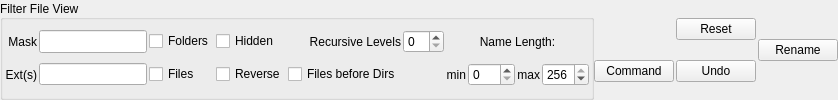
               <widget class="QFrame" name="frame">
                <property name="frameShape">
                 <enum>QFrame::NoFrame</enum>
                </property>
                <property name="frameShadow">
                 <enum>QFrame::Raised</enum>
                </property>
                <layout class="QHBoxLayout" name="horizontalLayout_8">
                 <property name="spacing">
                  <number>0</number>
                 </property>
                 <property name="leftMargin">
                  <number>0</number>
                 </property>
                 <property name="topMargin">
                  <number>0</number>
                 </property>
                 <property name="rightMargin">
                  <number>0</number>
                 </property>
                 <property name="bottomMargin">
                  <number>0</number>
                 </property>
                 <item>
                  <widget class="QGroupBox" name="filtering_group">
                   <property name="sizePolicy">
                    <sizepolicy hsizetype="Preferred" vsizetype="Preferred">
                     <horstretch>0</horstretch>
                     <verstretch>0</verstretch>
                    </sizepolicy>
                   </property>
                   <property name="title">
                    <string>Filter File View</string>
                   </property>
                   <property name="alignment">
                    <set>Qt::AlignLeading|Qt::AlignLeft|Qt::AlignVCenter</set>
                   </property>
                   <property name="flat">
                    <bool>false</bool>
                   </property>
                   <property name="checkable">
                    <bool>false</bool>
                   </property>
                   <layout class="QGridLayout" name="gridLayout_10">
                    <property name="leftMargin">
                     <number>2</number>
                    </property>
                    <property name="topMargin">
                     <number>2</number>
                    </property>
                    <property name="rightMargin">
                     <number>2</number>
                    </property>
                    <property name="bottomMargin">
                     <number>2</number>
                    </property>
                    <property name="spacing">
                     <number>2</number>
                    </property>
                    <item row="3" column="8">
                     <widget class="QSpinBox" name="filtering_min_length_spinbox">
                      <property name="sizePolicy">
                       <sizepolicy hsizetype="Maximum" vsizetype="Fixed">
                        <horstretch>0</horstretch>
                        <verstretch>0</verstretch>
                       </sizepolicy>
                      </property>
                      <property name="maximum">
                       <number>256</number>
                      </property>
                     </widget>
                    </item>
                    <item row="1" column="1">
                     <widget class="QLineEdit" name="filtering_mask_entry">
                      <property name="sizePolicy">
                       <sizepolicy hsizetype="Preferred" vsizetype="Preferred">
                        <horstretch>0</horstretch>
                        <verstretch>0</verstretch>
                       </sizepolicy>
                      </property>
                      <property name="minimumSize">
                       <size>
                        <width>80</width>
                        <height>0</height>
                       </size>
                      </property>
                      <property name="clearButtonEnabled">
                       <bool>false</bool>
                      </property>
                     </widget>
                    </item>
                    <item row="1" column="2">
                     <widget class="QCheckBox" name="filtering_folders_checkbox">
                      <property name="text">
                       <string>Folders</string>
                      </property>
                     </widget>
                    </item>
                    <item row="3" column="2">
                     <widget class="QCheckBox" name="filtering_files_checkbox">
                      <property name="text">
                       <string>Files</string>
                      </property>
                     </widget>
                    </item>
                    <item row="3" column="4">
                     <widget class="QCheckBox" name="filtering_files_before_dirs_checkbox">
                      <property name="text">
                       <string>Files before Dirs</string>
                      </property>
                     </widget>
                    </item>
                    <item row="3" column="3">
                     <widget class="QCheckBox" name="filtering_reverse_checkbox">
                      <property name="text">
                       <string>Reverse</string>
                      </property>
                     </widget>
                    </item>
                    <item row="3" column="0">
                     <widget class="QLabel" name="filtering_exts_label">
                      <property name="text">
                       <string>Ext(s)</string>
                      </property>
                      <property name="alignment">
                       <set>Qt::AlignRight|Qt::AlignTrailing|Qt::AlignVCenter</set>
                      </property>
                     </widget>
                    </item>
                    <item row="1" column="0">
                     <widget class="QLabel" name="filtering_mask_label">
                      <property name="text">
                       <string>Mask</string>
                      </property>
                      <property name="alignment">
                       <set>Qt::AlignRight|Qt::AlignTrailing|Qt::AlignVCenter</set>
                      </property>
                     </widget>
                    </item>
                    <item row="1" column="3">
                     <widget class="QCheckBox" name="filtering_hidden_checkbox">
                      <property name="text">
                       <string>Hidden</string>
                      </property>
                     </widget>
                    </item>
                    <item row="3" column="1">
                     <widget class="QLineEdit" name="filtering_exts_entry">
                      <property name="sizePolicy">
                       <sizepolicy hsizetype="Fixed" vsizetype="Fixed">
                        <horstretch>0</horstretch>
                        <verstretch>0</verstretch>
                       </sizepolicy>
                      </property>
                      <property name="minimumSize">
                       <size>
                        <width>80</width>
                        <height>0</height>
                       </size>
                      </property>
                     </widget>
                    </item>
                    <item row="3" column="7">
                     <widget class="QLabel" name="filtering_min_lenght_label">
                      <property name="sizePolicy">
                       <sizepolicy hsizetype="Maximum" vsizetype="Preferred">
                        <horstretch>0</horstretch>
                        <verstretch>0</verstretch>
                       </sizepolicy>
                      </property>
                      <property name="text">
                       <string>min</string>
                      </property>
                      <property name="alignment">
                       <set>Qt::AlignRight|Qt::AlignTrailing|Qt::AlignVCenter</set>
                      </property>
                     </widget>
                    </item>
                    <item row="1" column="4">
                     <widget class="QLabel" name="filtering_recursive_levels_label">
                      <property name="text">
                       <string>Recursive Levels</string>
                      </property>
                      <property name="alignment">
                       <set>Qt::AlignRight|Qt::AlignTrailing|Qt::AlignVCenter</set>
                      </property>
                     </widget>
                    </item>
                    <item row="1" column="5">
                     <widget class="QSpinBox" name="filtering_recursive_levels_spinbox">
                      <property name="sizePolicy">
                       <sizepolicy hsizetype="Maximum" vsizetype="Fixed">
                        <horstretch>0</horstretch>
                        <verstretch>0</verstretch>
                       </sizepolicy>
                      </property>
                     </widget>
                    </item>
                    <item row="3" column="9">
                     <widget class="QLabel" name="filtering_max_length_label">
                      <property name="sizePolicy">
                       <sizepolicy hsizetype="Maximum" vsizetype="Preferred">
                        <horstretch>0</horstretch>
                        <verstretch>0</verstretch>
                       </sizepolicy>
                      </property>
                      <property name="text">
                       <string>max</string>
                      </property>
                      <property name="alignment">
                       <set>Qt::AlignRight|Qt::AlignTrailing|Qt::AlignVCenter</set>
                      </property>
                     </widget>
                    </item>
                    <item row="3" column="10">
                     <widget class="QSpinBox" name="filtering_max_lenght_spinbox">
                      <property name="sizePolicy">
                       <sizepolicy hsizetype="Maximum" vsizetype="Fixed">
                        <horstretch>0</horstretch>
                        <verstretch>0</verstretch>
                       </sizepolicy>
                      </property>
                      <property name="maximum">
                       <number>256</number>
                      </property>
                      <property name="value">
                       <number>256</number>
                      </property>
                     </widget>
                    </item>
                    <item row="1" column="7" colspan="4">
                     <widget class="QLabel" name="filtering_name_length_label">
                      <property name="sizePolicy">
                       <sizepolicy hsizetype="Minimum" vsizetype="Minimum">
                        <horstretch>0</horstretch>
                        <verstretch>0</verstretch>
                       </sizepolicy>
                      </property>
                      <property name="text">
                       <string>Name Length:</string>
                      </property>
                      <property name="alignment">
                       <set>Qt::AlignCenter</set>
                      </property>
                     </widget>
                    </item>
                   </layout>
                  </widget>
                 </item>
                 <item>
                  <spacer name="rename_spacer">
                   <property name="orientation">
                    <enum>Qt::Horizontal</enum>
                   </property>
                   <property name="sizeType">
                    <enum>QSizePolicy::MinimumExpanding</enum>
                   </property>
                   <property name="sizeHint" stdset="0">
                    <size>
                     <width>0</width>
                     <height>0</height>
                    </size>
                   </property>
                  </spacer>
                 </item>
                 <item>
                  <widget class="QFrame" name="rename_frame">
                   <property name="frameShape">
                    <enum>QFrame::NoFrame</enum>
                   </property>
                   <property name="frameShadow">
                    <enum>QFrame::Plain</enum>
                   </property>
                   <layout class="QGridLayout" name="gridLayout_2">
                    <property name="sizeConstraint">
                     <enum>QLayout::SetNoConstraint</enum>
                    </property>
                    <property name="leftMargin">
                     <number>0</number>
                    </property>
                    <property name="topMargin">
                     <number>0</number>
                    </property>
                    <property name="rightMargin">
                     <number>0</number>
                    </property>
                    <property name="bottomMargin">
                     <number>0</number>
                    </property>
                    <property name="spacing">
                     <number>2</number>
                    </property>
                    <item row="0" column="1">
                     <widget class="QPushButton" name="rename_full_eset_button">
                      <property name="text">
                       <string>Reset</string>
                      </property>
                     </widget>
                    </item>
                    <item row="1" column="1">
                     <widget class="QPushButton" name="rename_undo_button">
                      <property name="text">
                       <string>Undo</string>
                      </property>
                     </widget>
                    </item>
                    <item row="1" column="0">
                     <widget class="QPushButton" name="rename_command_button">
                      <property name="text">
                       <string>Command</string>
                      </property>
                     </widget>
                    </item>
                    <item row="0" column="3" rowspan="2">
                     <widget class="QPushButton" name="rename_rename_button">
                      <property name="text">
                       <string>Rename</string>
                      </property>
                      <property name="checkable">
                       <bool>false</bool>
                      </property>
                      <property name="checked">
                       <bool>false</bool>
                      </property>
                     </widget>
                    </item>
                   </layout>
                  </widget>
                 </item>
                </layout>
               </widget>
